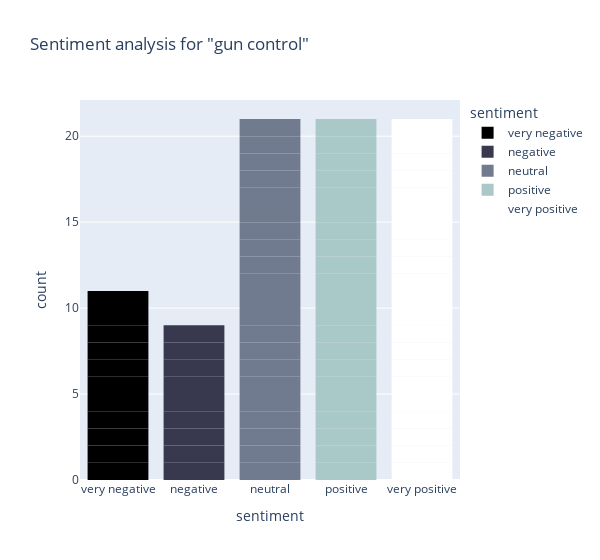

Notebook code cell kept with this figure:
### Markdown cell above
Lastly I will create a bar chart showing the negativ ot positive sentiments of the phrase gun control.

### Code cell
# bar chart
fig = px.bar(df, 
             x='sentiment',
             width=600,
             title='Sentiment analysis for "'+ searchterm + '"',
             color='sentiment',
             category_orders = {'sentiment':['very negative','negative','neutral','positive','very positive']},
             color_discrete_sequence=sentiment_colors, # use the colors selected in previous cell
            )
# fig.update_traces(textinfo='value')
fig.update_traces(marker_line_width=0) # gets rid of horizontal white lines
fig.show()

### Figure 1 — Plotly figure (JSON) as saved in the notebook; plotly's stock layout.template omitted (floating-point values rounded to 4 significant figures)
{"data": [{"alignmentgroup": "True", "hovertemplate": "sentiment=%{x}<br>count=%{y}<extra></extra>", "legendgroup": "very negative", "marker": {"color": "#000000", "line": {"width": 0}}, "name": "very negative", "offsetgroup": "very negative", "orientation": "v", "showlegend": true, "textposition": "auto", "type": "bar", "x": ["very negative", "very negative", "very negative", "very negative", "very negative", "very negative", "very negative", "very negative", "very negative", "very negative", "very negative"], "xaxis": "x", "y": [1, 1, 1, 1, 1, 1, 1, 1, 1, 1, 1], "yaxis": "y"}, {"alignmentgroup": "True", "hovertemplate": "sentiment=%{x}<br>count=%{y}<extra></extra>", "legendgroup": "negative", "marker": {"color": "#38384e", "line": {"width": 0}}, "name": "negative", "offsetgroup": "negative", "orientation": "v", "showlegend": true, "textposition": "auto", "type": "bar", "x": ["negative", "negative", "negative", "negative", "negative", "negative", "negative", "negative", "negative"], "xaxis": "x", "y": [1, 1, 1, 1, 1, 1, 1, 1, 1], "yaxis": "y"}, {"alignmentgroup": "True", "hovertemplate": "sentiment=%{x}<br>count=%{y}<extra></extra>", "legendgroup": "neutral", "marker": {"color": "#707b90", "line": {"width": 0}}, "name": "neutral", "offsetgroup": "neutral", "orientation": "v", "showlegend": true, "textposition": "auto", "type": "bar", "x": ["neutral", "neutral", "neutral", "neutral", "neutral", "neutral", "neutral", "neutral", "neutral", "neutral", "neutral", "neutral", "neutral", "neutral", "neutral", "neutral", "neutral", "neutral", "neutral", "neutral", "neutral"], "xaxis": "x", "y": [1, 1, 1, 1, 1, 1, 1, 1, 1, 1, 1, 1, 1, 1, 1, 1, 1, 1, 1, 1, 1], "yaxis": "y"}, {"alignmentgroup": "True", "hovertemplate": "sentiment=%{x}<br>count=%{y}<extra></extra>", "legendgroup": "positive", "marker": {"color": "#a9c8c8", "line": {"width": 0}}, "name": "positive", "offsetgroup": "positive", "orientation": "v", "showlegend": true, "textposition": "auto", "type": "bar", "x": ["positive", "positive", "positive", "positive", "positive", "positive", "positive", "positive", "positive", "positive", "positive", "positive", "positive", "positive", "positive", "positive", "positive", "positive", "positive", "positive", "positive"], "xaxis": "x", "y": [1, 1, 1, 1, 1, 1, 1, 1, 1, 1, 1, 1, 1, 1, 1, 1, 1, 1, 1, 1, 1], "yaxis": "y"}, {"alignmentgroup": "True", "hovertemplate": "sentiment=%{x}<br>count=%{y}<extra></extra>", "legendgroup": "very positive", "marker": {"color": "#ffffff", "line": {"width": 0}}, "name": "very positive", "offsetgroup": "very positive", "orientation": "v", "showlegend": true, "textposition": "auto", "type": "bar", "x": ["very positive", "very positive", "very positive", "very positive", "very positive", "very positive", "very positive", "very positive", "very positive", "very positive", "very positive", "very positive", "very positive", "very positive", "very positive", "very positive", "very positive", "very positive", "very positive", "very positive", "very positive"], "xaxis": "x", "y": [1, 1, 1, 1, 1, 1, 1, 1, 1, 1, 1, 1, 1, 1, 1, 1, 1, 1, 1, 1, 1], "yaxis": "y"}], "layout": {"barmode": "relative", "legend": {"title": {"text": "sentiment"}, "tracegroupgap": 0}, "title": {"text": "Sentiment analysis for \"gun control\""}, "width": 600, "xaxis": {"anchor": "y", "categoryarray": ["very negative", "negative", "neutral", "positive", "very positive"], "categoryorder": "array", "domain": [0, 1], "title": {"text": "sentiment"}}, "yaxis": {"anchor": "x", "domain": [0, 1], "title": {"text": "count"}}}}
